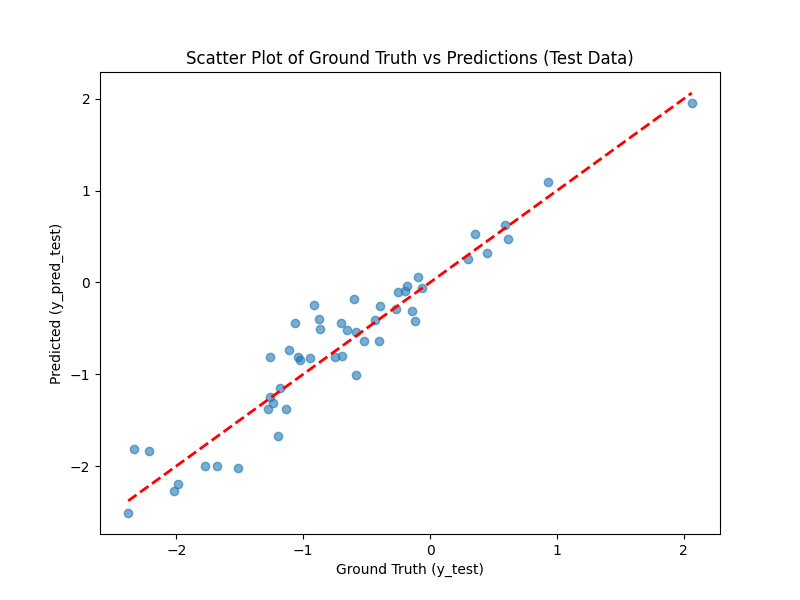

Python code for this plot:
import numpy as np
import pandas as pd
import matplotlib.pyplot as plt

# Load data from CSV files
x = pd.read_csv('p1/x1.csv').values  # Ensure this is a NumPy array
y = pd.read_csv('p1/y1.csv').values
x_test = pd.read_csv('p1/x2.csv').values
y_test = pd.read_csv('p1/y2.csv').values


# Calculate the pseudo-inverse solution
# beta = (X^T X)^(-1) X^T y
beta = np.linalg.inv(x.T @ x) @ x.T @ y
print("Set of coefficients:", beta.ravel())  # Flatten for a cleaner print format

# Predict on training data to calculate R^2 on training set
y_pred_train = x @ beta
rss_train = np.sum((y - y_pred_train) ** 2)
tss_train = np.sum((y - np.mean(y)) ** 2)
r2_train = 1 - rss_train / tss_train
print("R^2 on training data:", r2_train)

# Predict on test data
y_pred_test = x_test @ beta
rss_test = np.sum((y_test - y_pred_test) ** 2)
tss_test = np.sum((y_test - np.mean(y_test)) ** 2)
r2_test = 1 - rss_test / tss_test
print("R^2 on test data:", r2_test)

# Plot ground truth vs predictions for test data
plt.figure(figsize=(8, 6))
plt.scatter(y_test, y_pred_test, alpha=0.6)
plt.plot([y_test.min(), y_test.max()], [y_test.min(), y_test.max()], 'r--', lw=2)
plt.xlabel("Ground Truth (y_test)")
plt.ylabel("Predicted (y_pred_test)")
plt.title("Scatter Plot of Ground Truth vs Predictions (Test Data)")
plt.savefig('test.png',format = 'png')
